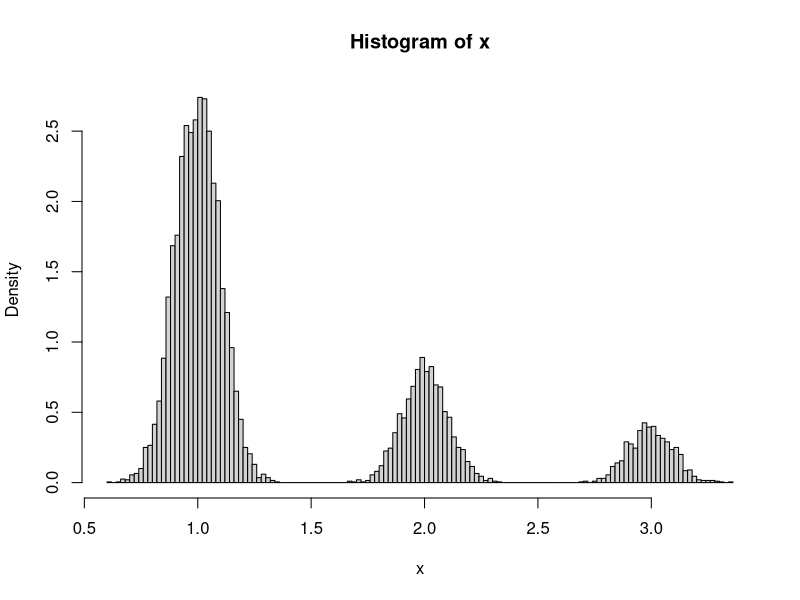

This figure's R source:
# EM algorithm examples




# Multinomial data example
p = .3
probs = c( .5, .25*p, .25*(1-p), .25*(1-p), .25*p)
n = 1000

# Generate a full vector of 5 components
y = rmultinom(n=1, size=n, prob=probs)

# However, we only observe
x = c( y[1]+y[2], y[3], y[4], y[5])

# EM algorithm to learn theta
p = 1
p_old = 0
iter = 0
while( abs(p - p_old) > 10^-4){
	
	p_old = p
	 
	# E step
	q_old = p_old / (2 + p_old)
	
	# M step
	p = (x[4] + q_old*x[1])	/ (x[2] + x[3] + x[4] + q_old*x[1])
	
	iter = iter +1
	cat(paste0("iteration ",iter," p = ",p,"\n"))
}





# Gaussian mixture model example
mu = c( 1, 2, 3)
sigma = c(.1, .1, .1)
p = c( .7, .2, .1)
m = length(mu)

n = 10000
y = sample( 1:m, size=n, prob=p, replace=T) 

x = rep( NA, n)
for(i in 1:n) x[i] = rnorm( n=1, mean=mu[y[i]], sd=sigma[y[i]])
hist(x, freq=F, breaks=floor(sqrt(n)))



# EM algorithm to learn theta

# First we need a helper function
f_yi_given_xi = function( j, xi, theta){
	
	f = rep( NA, m)
	for(k in 1:m){
		mu_k = theta[mu_index[k]] 
		sigma_k = theta[sigma_index[k]]
		p_k = theta[p_index[k]] 
		f[k] = p_k * exp(-(xi - mu_k)^2 / (2*sigma_k^2)) / (sigma_k * sqrt(2*pi))
	}
	
	return(f[j] / sum(f))
}
f_yi_given_xi = Vectorize( f_yi_given_xi, vectorize.args="xi")


mu_index = 1:m
sigma_index = (m+1):(2*m)
p_index = (2*m+1):(3*m)

# Look at the histogram of x to determine reasonable initial values
theta = c( 0, 2, 4, 1, 1, 1, 1/3, 1/3, 1/3)
theta_old = rep( 0, 3*m)
iter = 0
while( sum((theta - theta_old)^2) > 10^-6){
	
	theta_old = theta
	
	for(j in 1:3){
		
		total = sum(f_yi_given_xi( j, x, theta_old))
		
		theta[mu_index[j]] = sum(x * f_yi_given_xi(j,x,theta_old)) / total
		
		ss = (x - theta_old[mu_index[j]])^2
		theta[sigma_index[j]] = sqrt(sum(ss * f_yi_given_xi(j,x,theta_old)) / total)
		
		theta[p_index[j]] = total / n
	}
	
	iter = iter +1
	cat(paste0("iteration ",iter,"\n"))
	print(theta)
}


round(theta[mu_index],2)
round(theta[sigma_index],2)
round(theta[p_index],2)
